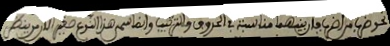
#> input picture data_augmentation/output/rotation/page_5_box_2_line_021.png, 390 x 46 px; its folder holds only this picture in this run
$ python manuscript_augment.py -i output/rotation
#> lines starting #> are read from the running program, lines starting #| are printed output that depends on the picture
#!/usr/bin/env python3
"""
manuscript_augment.py
======================

Data augmentation pipeline for cropped handwritten manuscript line images
(e.g. line-segmented images used for Handwritten Text Recognition / HTR).

Each augmentation algorithm is implemented as its own function and saved
into its own output folder, so the final structure looks like:

    output/
        rotation/
            manuscript1.png
        shear/
            manuscript1.png
        scaling/
            manuscript1.png
        translation/
            manuscript1.png
        elastic_distortion/
            manuscript1.png
        perspective/
            manuscript1.png
        brightness/
            manuscript1.png
        contrast/
            manuscript1.png
        gaussian_noise/
            manuscript1.png
        gaussian_blur/
            manuscript1.png
        binarization/
            manuscript1.png
        bleed_through/
            manuscript1.png
        salt_pepper/
            manuscript1.png
        dilation/
            manuscript1.png
        erosion/
            manuscript1.png
        stain/
            manuscript1.png
        cutout/
            manuscript1.png
        ink_color_jitter/
            manuscript1.png
        crop_pad_boundary/
            manuscript1.png

Usage
-----
    python manuscript_augment.py --input path/to/line.png --output output/
    python manuscript_augment.py --input path/to/folder_of_lines/ --output output/

Requirements
------------
    numpy, opencv-python (or opencv-python-headless), Pillow, scipy
"""

import argparse
import os
import random
from pathlib import Path

import cv2
import numpy as np
from scipy.ndimage import gaussian_filter, map_coordinates


# --------------------------------------------------------------------------
# Utility helpers
# --------------------------------------------------------------------------

def load_image(path):
    """Load image as BGR (OpenCV) with an alpha-safe fallback to white bg."""
    img = cv2.imread(str(path), cv2.IMREAD_UNCHANGED)
#> img is the input picture: shape (46, 390, 3); mean B, G, R 113.7, 124.1, 127.5
    if img is None:
        raise FileNotFoundError(f"Could not read image: {path}")
    if img.ndim == 2:  # grayscale -> BGR
        img = cv2.cvtColor(img, cv2.COLOR_GRAY2BGR)
    if img.shape[2] == 4:  # has alpha -> flatten onto white
        bgr, alpha = img[:, :, :3], img[:, :, 3] / 255.0
        white = np.ones_like(bgr) * 255
        img = (bgr * alpha[..., None] + white * (1 - alpha[..., None])).astype(np.uint8)
    return img


def save_image(img, out_path):
    out_path.parent.mkdir(parents=True, exist_ok=True)
    cv2.imwrite(str(out_path), img)


def border_value_from_image(img):
    """Estimate background color (assume manuscript background is light)."""
    corners = np.concatenate([
        img[0, :, :].reshape(-1, 3),
        img[-1, :, :].reshape(-1, 3),
        img[:, 0, :].reshape(-1, 3),
        img[:, -1, :].reshape(-1, 3),
    ])
    return tuple(int(v) for v in np.median(corners, axis=0))


# --------------------------------------------------------------------------
# 1. Geometric transformations
# --------------------------------------------------------------------------

def augment_rotation(img, angle_range=(-3, 3)):
    """Rotate the line image by a small random angle.
    Simulates skewed scanning or slightly tilted line segmentation."""
    angle = random.uniform(*angle_range)
    h, w = img.shape[:2]
    M = cv2.getRotationMatrix2D((w / 2, h / 2), angle, 1.0)
    bg = border_value_from_image(img)
    return cv2.warpAffine(img, M, (w, h), borderMode=cv2.BORDER_CONSTANT, borderValue=bg)


def augment_shear(img, shear_range=(-0.2, 0.2)):
    """Apply horizontal shear to simulate handwriting slant variability."""
    shear = random.uniform(*shear_range)
    h, w = img.shape[:2]
    M = np.array([[1, shear, -shear * h / 2 if shear > 0 else 0],
                  [0, 1, 0]], dtype=np.float32)
    new_w = w + int(abs(shear) * h)
    bg = border_value_from_image(img)
    return cv2.warpAffine(img, M, (new_w, h), borderMode=cv2.BORDER_CONSTANT, borderValue=bg)


def augment_scaling(img, scale_range=(0.9, 1.1)):
    """Resize the image slightly to simulate variation in pen size / hand size."""
    sx = random.uniform(*scale_range)
    sy = random.uniform(*scale_range)
    h, w = img.shape[:2]
    new_w, new_h = max(1, int(w * sx)), max(1, int(h * sy))
    return cv2.resize(img, (new_w, new_h), interpolation=cv2.INTER_LINEAR)


def augment_translation(img, max_frac=0.05):
    """Shift image content within a padded canvas.
    Makes the model robust to imperfect line-cropping / segmentation."""
    h, w = img.shape[:2]
    tx = int(random.uniform(-max_frac, max_frac) * w)
    ty = int(random.uniform(-max_frac, max_frac) * h)
    M = np.array([[1, 0, tx], [0, 1, ty]], dtype=np.float32)
    bg = border_value_from_image(img)
    return cv2.warpAffine(img, M, (w, h), borderMode=cv2.BORDER_CONSTANT, borderValue=bg)


def augment_elastic_distortion(img, alpha=34, sigma=4):
    """Elastic deformation (Simard et al.) - locally warps strokes to
    simulate natural handwriting variability. A staple of HTR augmentation."""
    h, w = img.shape[:2]
    dx = gaussian_filter((np.random.rand(h, w) * 2 - 1), sigma) * alpha
    dy = gaussian_filter((np.random.rand(h, w) * 2 - 1), sigma) * alpha
    x, y = np.meshgrid(np.arange(w), np.arange(h))
    map_x = (x + dx).astype(np.float32)
    map_y = (y + dy).astype(np.float32)
    bg = border_value_from_image(img)
    return cv2.remap(img, map_x, map_y, interpolation=cv2.INTER_LINEAR,
                      borderMode=cv2.BORDER_CONSTANT, borderValue=bg)


def augment_perspective(img, jitter_frac=0.05):
    """Slight perspective warp to simulate camera-angle distortion or
    curved manuscript pages photographed from a book."""
    h, w = img.shape[:2]
    j = jitter_frac
    src = np.float32([[0, 0], [w, 0], [0, h], [w, h]])
    dst = np.float32([
        [random.uniform(0, j) * w, random.uniform(0, j) * h],
        [w - random.uniform(0, j) * w, random.uniform(0, j) * h],
        [random.uniform(0, j) * w, h - random.uniform(0, j) * h],
        [w - random.uniform(0, j) * w, h - random.uniform(0, j) * h],
    ])
    M = cv2.getPerspectiveTransform(src, dst)
    bg = border_value_from_image(img)
    return cv2.warpPerspective(img, M, (w, h), borderMode=cv2.BORDER_CONSTANT, borderValue=bg)


# --------------------------------------------------------------------------
# 2. Photometric / intensity transformations
# --------------------------------------------------------------------------

def augment_brightness(img, delta_range=(-40, 40)):
    """Randomly brighten/darken the image (different lighting/scan settings)."""
    delta = random.uniform(*delta_range)
    return np.clip(img.astype(np.float32) + delta, 0, 255).astype(np.uint8)


def augment_contrast(img, factor_range=(0.7, 1.3)):
    """Increase/decrease contrast to simulate faded ink or paper contrast."""
    factor = random.uniform(*factor_range)
    mean = img.mean()
    return np.clip((img.astype(np.float32) - mean) * factor + mean, 0, 255).astype(np.uint8)


def augment_gaussian_noise(img, sigma=12):
    """Add Gaussian pixel noise to simulate scanner/camera sensor noise."""
    noise = np.random.normal(0, sigma, img.shape).astype(np.float32)
    return np.clip(img.astype(np.float32) + noise, 0, 255).astype(np.uint8)


def augment_gaussian_blur(img, ksize_range=(3, 5)):
    """Slight blur to simulate out-of-focus scans or low-resolution manuscripts."""
    k = random.choice(range(ksize_range[0], ksize_range[1] + 1, 2))
    return cv2.GaussianBlur(img, (k, k), 0)


def augment_binarization(img):
    """Apply adaptive/Otsu thresholding to simulate different
    preprocessing pipelines commonly used on manuscripts."""
    gray = cv2.cvtColor(img, cv2.COLOR_BGR2GRAY)
    method = random.choice(["otsu", "adaptive_mean", "adaptive_gaussian"])
    if method == "otsu":
        _, out = cv2.threshold(gray, 0, 255, cv2.THRESH_BINARY + cv2.THRESH_OTSU)
    elif method == "adaptive_mean":
        out = cv2.adaptiveThreshold(gray, 255, cv2.ADAPTIVE_THRESH_MEAN_C,
                                     cv2.THRESH_BINARY, 25, 10)
    else:
        out = cv2.adaptiveThreshold(gray, 255, cv2.ADAPTIVE_THRESH_GAUSSIAN_C,
                                     cv2.THRESH_BINARY, 25, 10)
    return cv2.cvtColor(out, cv2.COLOR_GRAY2BGR)


def augment_salt_pepper(img, amount=0.01):
    """Randomly flip pixels to black/white (dust, ink specks, scan artifacts)."""
    out = img.copy()
    h, w = img.shape[:2]
    n_salt = int(amount * h * w * 0.5)
    n_pepper = int(amount * h * w * 0.5)

    ys = np.random.randint(0, h, n_salt)
    xs = np.random.randint(0, w, n_salt)
    out[ys, xs] = 255

    ys = np.random.randint(0, h, n_pepper)
    xs = np.random.randint(0, w, n_pepper)
    out[ys, xs] = 0
    return out


# --------------------------------------------------------------------------
# 3. Morphological transformations
# --------------------------------------------------------------------------

def augment_dilation(img, ksize=2):
    """Thicken strokes slightly - simulates heavier pen pressure/thicker ink."""
    gray = cv2.cvtColor(img, cv2.COLOR_BGR2GRAY)
    # assume dark strokes on light bg -> invert so strokes are foreground (white)
    _, mask = cv2.threshold(gray, 0, 255, cv2.THRESH_BINARY_INV + cv2.THRESH_OTSU)
    kernel = np.ones((ksize, ksize), np.uint8)
    mask = cv2.dilate(mask, kernel, iterations=1)
    out = np.full_like(img, 255)
    out[mask > 0] = (0, 0, 0)
    return out


def augment_erosion(img, ksize=2):
    """Thin strokes slightly - simulates lighter pen pressure / faded ink."""
    gray = cv2.cvtColor(img, cv2.COLOR_BGR2GRAY)
    _, mask = cv2.threshold(gray, 0, 255, cv2.THRESH_BINARY_INV + cv2.THRESH_OTSU)
    kernel = np.ones((ksize, ksize), np.uint8)
    mask = cv2.erode(mask, kernel, iterations=1)
    out = np.full_like(img, 255)
    out[mask > 0] = (0, 0, 0)
    return out


# --------------------------------------------------------------------------
# 4. Manuscript / document-specific augmentations
# --------------------------------------------------------------------------

def augment_bleed_through(img, alpha=0.15):
    """Overlay a faint horizontally-mirrored copy of the text to simulate
    ink bleeding through from the reverse side of the manuscript page."""
    mirrored = cv2.flip(img, 1)
    out = cv2.addWeighted(img, 1 - alpha, mirrored, alpha, 0)
    return out


def augment_stain(img, n_stains_range=(1, 3), max_radius_frac=0.15):
    """Add synthetic stains / degraded blotches typical of aged manuscripts."""
    out = img.copy()
    h, w = img.shape[:2]
    n = random.randint(*n_stains_range)
    overlay = out.copy()
    for _ in range(n):
        cx, cy = random.randint(0, w - 1), random.randint(0, h - 1)
        r = int(random.uniform(0.05, max_radius_frac) * min(h, w))
        color = tuple(int(c) for c in np.random.uniform(150, 210, 3))
        cv2.circle(overlay, (cx, cy), r, color, -1, lineType=cv2.LINE_AA)
    alpha = random.uniform(0.2, 0.45)
    return cv2.addWeighted(overlay, alpha, out, 1 - alpha, 0)


def augment_crop_pad_boundary(img, max_px=4):
    """Randomly trim/pad a few pixels off the top and bottom edges to
    simulate imperfect line-segmentation boundaries."""
    h, w = img.shape[:2]
    bg = border_value_from_image(img)
    top = random.randint(0, max_px)
    bottom = random.randint(0, max_px)
    cropped = img[top:h - bottom if bottom > 0 else h, :]
    pad_top = random.randint(0, max_px)
    pad_bottom = random.randint(0, max_px)
    out = cv2.copyMakeBorder(cropped, pad_top, pad_bottom, 0, 0,
                              cv2.BORDER_CONSTANT, value=bg)
    return out


def augment_ink_color_jitter(img, hue_shift=8, sat_shift=15):
    """Slightly shift ink tone/hue (e.g. iron-gall brown vs carbon black)."""
    hsv = cv2.cvtColor(img, cv2.COLOR_BGR2HSV).astype(np.int16)
    hsv[..., 0] = np.clip(hsv[..., 0] + random.randint(-hue_shift, hue_shift), 0, 179)
    hsv[..., 1] = np.clip(hsv[..., 1] + random.randint(-sat_shift, sat_shift), 0, 255)
    return cv2.cvtColor(hsv.astype(np.uint8), cv2.COLOR_HSV2BGR)


# --------------------------------------------------------------------------
# 5. Advanced / regularization-style augmentations
# --------------------------------------------------------------------------

def augment_cutout(img, n_holes=2, size_frac=0.12):
    """Randomly mask small rectangular regions (Cutout) so the model
    does not over-rely on any single stroke/region."""
    out = img.copy()
    h, w = img.shape[:2]
    bg = border_value_from_image(img)
    for _ in range(n_holes):
        hw, hh = int(size_frac * w), int(size_frac * h)
        x = random.randint(0, max(0, w - hw))
        y = random.randint(0, max(0, h - hh))
        out[y:y + hh, x:x + hw] = bg
    return out


# --------------------------------------------------------------------------
# Registry: name -> function  (folder name = key)
# --------------------------------------------------------------------------

AUGMENTATIONS = {
    "rotation": augment_rotation,
    "shear": augment_shear,
    "scaling": augment_scaling,
    "translation": augment_translation,
    "elastic_distortion": augment_elastic_distortion,
    "perspective": augment_perspective,
    "brightness": augment_brightness,
    "contrast": augment_contrast,
    "gaussian_noise": augment_gaussian_noise,
    "gaussian_blur": augment_gaussian_blur,
    "binarization": augment_binarization,
    "salt_pepper": augment_salt_pepper,
    "dilation": augment_dilation,
    "erosion": augment_erosion,
    "bleed_through": augment_bleed_through,
    "stain": augment_stain,
    "crop_pad_boundary": augment_crop_pad_boundary,
    "ink_color_jitter": augment_ink_color_jitter,
    "cutout": augment_cutout,
}


# --------------------------------------------------------------------------
# Main pipeline
# --------------------------------------------------------------------------

def process_image(img_path, output_root, n_variants=1, seed=None):
    """Run every algorithm in AUGMENTATIONS on one image and save results as:
        output_root/<algorithm_name>/<manuscript_stem>[_v{i}].png
    """
    if seed is not None:
        random.seed(seed)
        np.random.seed(seed)

    img = load_image(img_path)
    stem = Path(img_path).stem
    output_root = Path(output_root)

    for algo_name, fn in AUGMENTATIONS.items():
        algo_dir = output_root / algo_name
        for v in range(n_variants):
            try:
                result = fn(img)
            except Exception as e:
                print(f"  [!] {algo_name} failed on {img_path.name}: {e}")
                continue
            suffix = f"_v{v+1}" if n_variants > 1 else ""
            out_path = algo_dir / f"{stem}{suffix}.png"
            save_image(result, out_path)
        print(f"  [+] {algo_name}: saved to {algo_dir}/")
#> this loop made 19 passes
#> pass 1, in save_image, `cv2.imwrite(str(out_path), img)`:
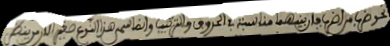
#> saved as page_5_box_2_line_021.png: shape (46, 390, 3); mean B, G, R 106.4, 116.6, 120
#> pass 2, in save_image (call 2), `cv2.imwrite(str(out_path), img)`:
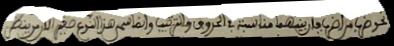
#> saved as page_5_box_2_line_021.png: shape (46, 394, 3); mean B, G, R 112.6, 122.8, 126.3


def gather_input_images(input_path):
    input_path = Path(input_path)
    exts = {".png", ".jpg", ".jpeg", ".tif", ".tiff", ".bmp"}
    if input_path.is_dir():
        return sorted(p for p in input_path.iterdir() if p.suffix.lower() in exts)
    return [input_path]


def main():
    parser = argparse.ArgumentParser(
        description="Augment cropped manuscript line images. "
                     "Output structure: output/<algorithm>/<manuscript_name>.png"
    )
    parser.add_argument("--input", "-i", required=True,
                         help="Path to a single line image OR a folder of images.")
    parser.add_argument("--output", "-o", default="output",
                         help="Root output folder (default: output/).")
    parser.add_argument("--variants", "-n", type=int, default=1,
                         help="Number of augmented variants per algorithm per image.")
    parser.add_argument("--seed", type=int, default=None,
                         help="Random seed for reproducibility.")
    args = parser.parse_args()

    images = gather_input_images(args.input)
    if not images:
        print(f"No images found at {args.input}")
        return

    print(f"Found {len(images)} image(s). Applying {len(AUGMENTATIONS)} augmentation "
          f"algorithms -> {args.output}/")

    for img_path in images:
        print(f"\nProcessing: {img_path.name}")
        process_image(img_path, args.output, n_variants=args.variants, seed=args.seed)

    print("\nDone. Folder structure created under:", Path(args.output).resolve())


if __name__ == "__main__":
    main()
